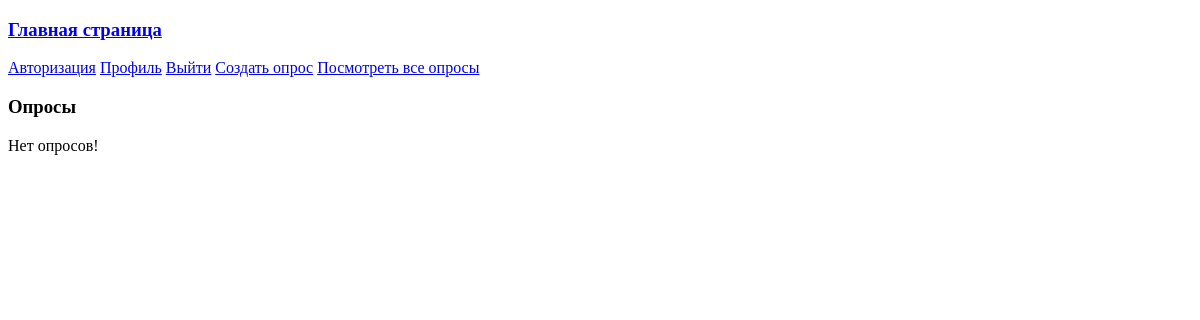
Page / (signed in) on the earlier database version.
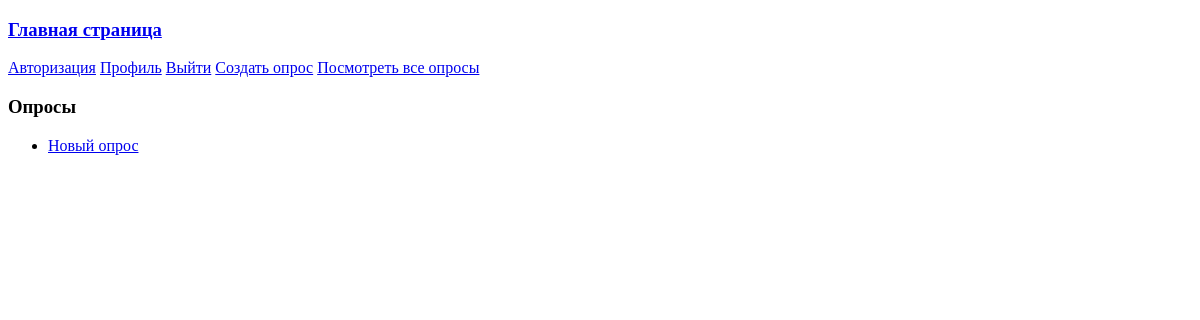
Same page on the later database version.
### monolith/models.py (models this page shows, shortened)
class Post(models.Model):
    name = models.CharField(max_length=254, verbose_name='Название поста', blank=False)
    content = models.TextField(blank=True, default=" ", null=True)
    date_created = models.DateTimeField(auto_now_add=True, verbose_name='Дата публикации')
    photo = models.ImageField(verbose_name='Фото', upload_to='photo', null=True, blank=True)

### monolith/views.py (the view)
# urls.py: path('', IndexView.as_view(), name='home'),
class IndexView(generic.ListView):
    template_name = 'monolith/index.html'
    context_object_name = 'list'
    def get_queryset(self):
        return Post.objects.filter(date_created__gte=timezone.now() - datetime.timedelta(hours=1)).order_by(
            '-date_created')

### monolith/templates/monolith/index.html (shortened to what this page needs)
{% extends 'base.html' %}
{% block content %}
{% if user.is_authenticated %}
<h3>Опросы</h3>
{% if list %}
<ul>
    {% for post in list %}
    <li><a href="{% url 'detail' post.id %}">{{post.name}}</a></li>
    {% endfor %}
</ul>
{% else %}
<p>
    Нет опросов!
</p>
{% endif %}
{% endif %}
{% endblock %}

### monolith/templates/base.html (shortened to what this page needs)
<!doctype html>
<html lang="en">
<head>
</head>
<body>
    <nav>
    <a href="{% url 'home' %}"><h3>Главная страница</h3></a>
    <a href="{% url 'login' %}">Авторизация</a>
    {% if user.is_authenticated %}
        <a href="{% url 'profile' user.id %}">Профиль</a>
        <a href="{% url 'logout' %}">Выйти</a>
    {% endif %}
    {% if user.is_superuser %}
        <a href="{% url 'create' %}">Создать опрос</a>
        <a href="{% url 'polls_list' %}">Посмотреть все опросы</a>
    {% endif %}
    </nav>
    <main>
    {% block content %}
    {% endblock %}
    </main>
</body>
</html>

Differences in the rows shown:
added Post: name "Новый опрос"
Other differences:
text no longer shown: "Нет опросов!"
